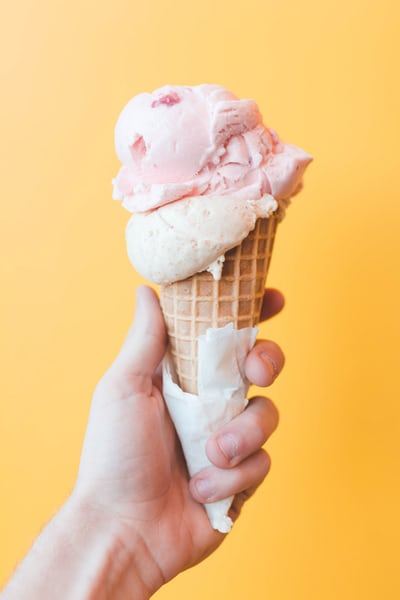
#> input picture carla_lights/traffic_light_data/train/unknown/photo-1497034825429-c343d7c6a68f.jpg, 400 x 600 px
$ python -i Circle_Detection.py   (imports and definitions only)
#> lines starting #> are read from the running program, lines starting #| are printed output that depends on the picture
#> further down, picture is the input picture: shape (600, 400, 3); mean B, G, R 132.8, 196, 238.5
#!/usr/bin/env python
# coding: utf-8

# In[5]:


import cv2
import numpy as np


# In[7]:


def Detect_Circles(img):
    gray = cv2.cvtColor(img, cv2.COLOR_BGR2GRAY)
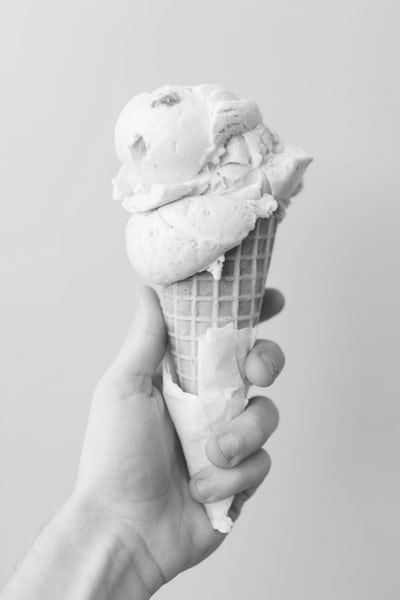
#> gray: shape (600, 400); min 42, max 253, mean 201.5
    gray = cv2.medianBlur(gray, 5)

    circles = cv2.HoughCircles(gray, cv2.HOUGH_GRADIENT, dp = 1, minDist = 20, param1 = 50, param2 = 50, minRadius = 10, maxRadius = 50)
#> circles = None

    return np.uint16(np.around(circles)) if circles is not None else None

>>> import cv2
>>> picture = cv2.imread('../../../carla_lights/traffic_light_data/train/unknown/photo-1497034825429-c343d7c6a68f.jpg')
>>> result = Detect_Circles(picture)

$ run again, on carla_lights/traffic_light_data/train/unknown/photo-1635847858229-bf666ad5a698.jpg
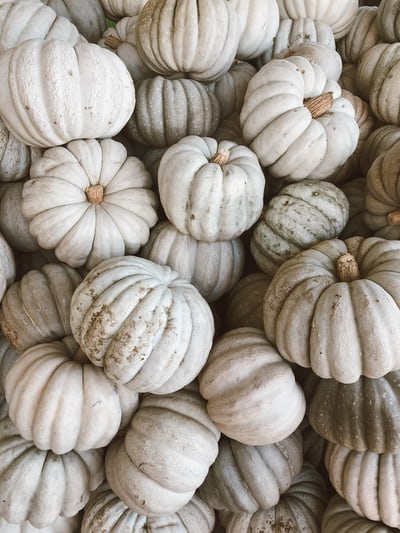
#> input picture carla_lights/traffic_light_data/train/unknown/photo-1635847858229-bf666ad5a698.jpg, 400 x 533 px
#> picture is the input picture: shape (533, 400, 3); mean B, G, R 138.6, 148.5, 157.1
#> in Detect_Circles, `gray = cv2.cvtColor(img, cv2.COLOR_BGR2GRAY)`:
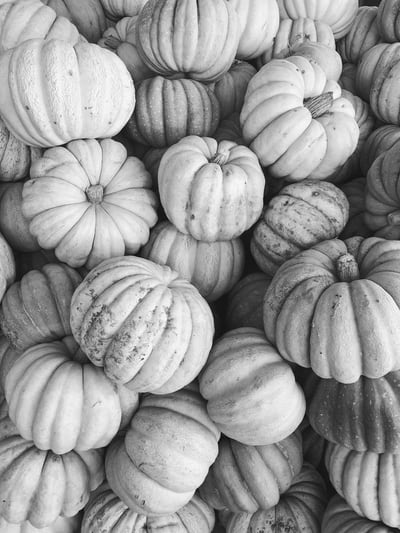
#> gray: shape (533, 400); min 2, max 254, mean 150
#> circles = [[133.5, 312.5, 38.3], [199.5, 258.5, 31.6], [315.5, 212.5, 32.7], [175.5, 106.5, 29.4]]
#> result = [[134, 312, 38], [200, 258, 32], [316, 212, 33], [176, 106, 29]]
